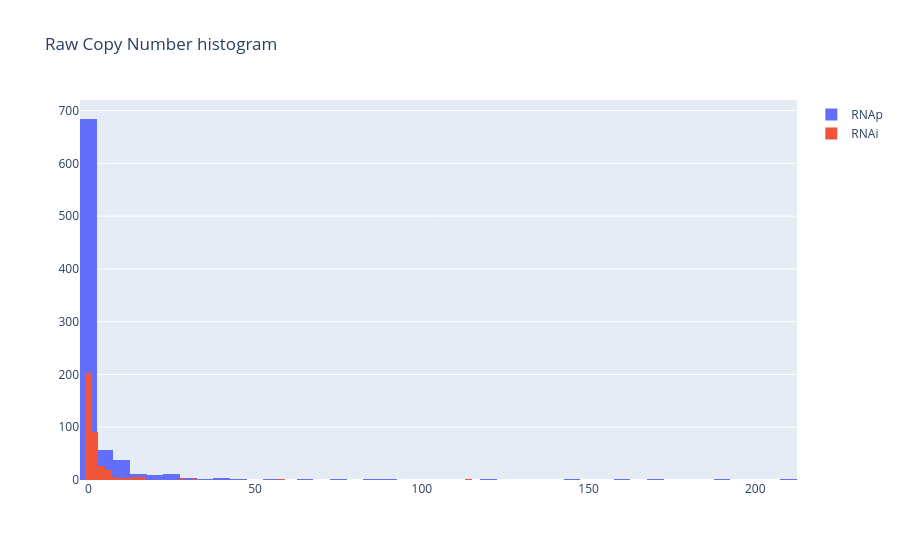

Notebook cell for this chart:
### Code cell
fig = go.Figure(data=[go.Histogram(x=RNAp_raw_PCN, name='RNAp')])
fig.add_trace(go.Histogram(x=RNAi_raw_PCN, name='RNAi'))
fig.update_layout(barmode='overlay', title='Raw Copy Number histogram')

### Figure 1 — Plotly figure (JSON) as saved in the notebook; plotly's stock layout.template omitted (floating-point values rounded to 4 significant figures; data arrays with more than 128 entries replaced by an {"elided": "..."} marker saying what was removed)
{"data": [{"name": "RNAp", "x": {"elided": "833 float values"}, "type": "histogram"}, {"name": "RNAi", "x": {"elided": "366 float values"}, "type": "histogram"}], "layout": {"barmode": "overlay", "title": {"text": "Raw Copy Number histogram"}}}
